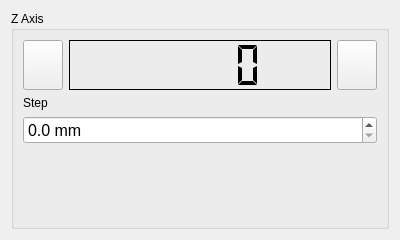
<?xml version="1.0" encoding="UTF-8"?>
<ui version="4.0">
 <class>D6050Widget</class>
 <widget class="QWidget" name="D6050Widget">
  <property name="geometry">
   <rect>
    <x>0</x>
    <y>0</y>
    <width>400</width>
    <height>240</height>
   </rect>
  </property>
  <property name="windowTitle">
   <string>Form</string>
  </property>
  <layout class="QVBoxLayout" name="verticalLayout">
   <item>
    <widget class="QGroupBox" name="zaxis_gb">
     <property name="title">
      <string>Z Axis</string>
     </property>
     <layout class="QVBoxLayout" name="verticalLayout_2" stretch="0,0,0,0">
      <item>
       <layout class="QHBoxLayout" name="horizontalLayout">
        <item>
         <widget class="QPushButton" name="z_minus_btn">
          <property name="sizePolicy">
           <sizepolicy hsizetype="Preferred" vsizetype="Preferred">
            <horstretch>0</horstretch>
            <verstretch>0</verstretch>
           </sizepolicy>
          </property>
          <property name="text">
           <string/>
          </property>
         </widget>
        </item>
        <item>
         <widget class="QLCDNumber" name="current_z_lcd_num">
          <property name="sizePolicy">
           <sizepolicy hsizetype="Expanding" vsizetype="Preferred">
            <horstretch>0</horstretch>
            <verstretch>0</verstretch>
           </sizepolicy>
          </property>
          <property name="minimumSize">
           <size>
            <width>0</width>
            <height>50</height>
           </size>
          </property>
          <property name="frameShadow">
           <enum>QFrame::Plain</enum>
          </property>
          <property name="segmentStyle">
           <enum>QLCDNumber::Flat</enum>
          </property>
          <property name="value" stdset="0">
           <double>0.000000000000000</double>
          </property>
          <property name="intValue" stdset="0">
           <number>0</number>
          </property>
         </widget>
        </item>
        <item>
         <widget class="QPushButton" name="z_plus_btn">
          <property name="sizePolicy">
           <sizepolicy hsizetype="Preferred" vsizetype="Preferred">
            <horstretch>0</horstretch>
            <verstretch>0</verstretch>
           </sizepolicy>
          </property>
          <property name="text">
           <string/>
          </property>
         </widget>
        </item>
       </layout>
      </item>
      <item>
       <widget class="QLabel" name="z_step_label">
        <property name="text">
         <string>Step</string>
        </property>
       </widget>
      </item>
      <item>
       <widget class="QDoubleSpinBox" name="z_step_dsb">
        <property name="sizePolicy">
         <sizepolicy hsizetype="Minimum" vsizetype="Preferred">
          <horstretch>0</horstretch>
          <verstretch>0</verstretch>
         </sizepolicy>
        </property>
        <property name="font">
         <font>
          <pointsize>12</pointsize>
         </font>
        </property>
        <property name="suffix">
         <string> mm</string>
        </property>
        <property name="decimals">
         <number>1</number>
        </property>
        <property name="maximum">
         <double>100.000000000000000</double>
        </property>
        <property name="singleStep">
         <double>0.000000000000000</double>
        </property>
       </widget>
      </item>
      <item>
       <spacer name="verticalSpacer">
        <property name="orientation">
         <enum>Qt::Vertical</enum>
        </property>
        <property name="sizeHint" stdset="0">
         <size>
          <width>20</width>
          <height>40</height>
         </size>
        </property>
       </spacer>
      </item>
     </layout>
    </widget>
   </item>
  </layout>
 </widget>
 <resources/>
 <connections/>
</ui>
